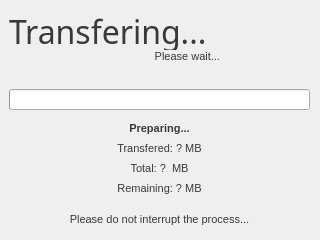
<?xml version="1.0" encoding="UTF-8"?>
<ui version="4.0">
 <class>MainWindow</class>
 <widget class="QMainWindow" name="MainWindow">
  <property name="geometry">
   <rect>
    <x>0</x>
    <y>0</y>
    <width>320</width>
    <height>240</height>
   </rect>
  </property>
  <property name="minimumSize">
   <size>
    <width>320</width>
    <height>240</height>
   </size>
  </property>
  <property name="maximumSize">
   <size>
    <width>320</width>
    <height>240</height>
   </size>
  </property>
  <property name="windowTitle">
   <string>USBTransfer</string>
  </property>
  <property name="windowIcon">
   <iconset resource="resources.qrc">
    <normaloff>:/main/images/usbtransfer.ico</normaloff>:/main/images/usbtransfer.ico</iconset>
  </property>
  <widget class="QWidget" name="centralwidget">
   <property name="styleSheet">
    <string notr="true"/>
   </property>
   <widget class="QFrame" name="frame">
    <property name="geometry">
     <rect>
      <x>-1</x>
      <y>-1</y>
      <width>322</width>
      <height>242</height>
     </rect>
    </property>
    <property name="sizePolicy">
     <sizepolicy hsizetype="Fixed" vsizetype="Fixed">
      <horstretch>0</horstretch>
      <verstretch>0</verstretch>
     </sizepolicy>
    </property>
    <property name="minimumSize">
     <size>
      <width>322</width>
      <height>242</height>
     </size>
    </property>
    <property name="maximumSize">
     <size>
      <width>322</width>
      <height>242</height>
     </size>
    </property>
    <property name="styleSheet">
     <string notr="true">background-image: url(:/main/images/background.png);</string>
    </property>
    <property name="frameShape">
     <enum>QFrame::StyledPanel</enum>
    </property>
    <property name="frameShadow">
     <enum>QFrame::Raised</enum>
    </property>
    <widget class="QWidget" name="widget" native="true">
     <property name="geometry">
      <rect>
       <x>230</x>
       <y>0</y>
       <width>92</width>
       <height>92</height>
      </rect>
     </property>
     <property name="minimumSize">
      <size>
       <width>92</width>
       <height>92</height>
      </size>
     </property>
     <property name="maximumSize">
      <size>
       <width>92</width>
       <height>92</height>
      </size>
     </property>
     <property name="toolTip">
      <string/>
     </property>
     <property name="styleSheet">
      <string notr="true">background-image:url(:/main/images/usbicon.png);
border:none;</string>
     </property>
    </widget>
    <widget class="QLabel" name="welcometext">
     <property name="geometry">
      <rect>
       <x>10</x>
       <y>10</y>
       <width>221</width>
       <height>41</height>
      </rect>
     </property>
     <property name="font">
      <font>
       <family>Myriad Pro</family>
       <pointsize>28</pointsize>
       <weight>50</weight>
       <italic>false</italic>
       <bold>false</bold>
      </font>
     </property>
     <property name="styleSheet">
      <string notr="true">background-image:url(:/main/images/trans.png);
color: rgb(57, 57, 57);</string>
     </property>
     <property name="text">
      <string>&lt;!DOCTYPE HTML PUBLIC &quot;-//W3C//DTD HTML 4.0//EN&quot; &quot;http://www.w3.org/TR/REC-html40/strict.dtd&quot;&gt;
&lt;html&gt;&lt;head&gt;&lt;meta name=&quot;qrichtext&quot; content=&quot;1&quot; /&gt;&lt;style type=&quot;text/css&quot;&gt;
p, li { white-space: pre-wrap; }
&lt;/style&gt;&lt;/head&gt;&lt;body style=&quot; font-family:'Myriad Pro'; font-size:28pt; font-weight:400; font-style:normal;&quot;&gt;
&lt;p style=&quot; margin-top:0px; margin-bottom:0px; margin-left:0px; margin-right:0px; -qt-block-indent:0; text-indent:0px;&quot;&gt;&lt;span style=&quot; font-size:24pt;&quot;&gt;Transfering...&lt;/span&gt;&lt;/p&gt;&lt;/body&gt;&lt;/html&gt;</string>
     </property>
    </widget>
    <widget class="QLabel" name="transferlabel">
     <property name="geometry">
      <rect>
       <x>10</x>
       <y>50</y>
       <width>211</width>
       <height>16</height>
      </rect>
     </property>
     <property name="layoutDirection">
      <enum>Qt::LeftToRight</enum>
     </property>
     <property name="styleSheet">
      <string notr="true">background-image:url(:/main/images/trans.png);
color: rgb(57, 57, 57);
</string>
     </property>
     <property name="text">
      <string>&lt;!DOCTYPE HTML PUBLIC &quot;-//W3C//DTD HTML 4.0//EN&quot; &quot;http://www.w3.org/TR/REC-html40/strict.dtd&quot;&gt;
&lt;html&gt;&lt;head&gt;&lt;meta name=&quot;qrichtext&quot; content=&quot;1&quot; /&gt;&lt;style type=&quot;text/css&quot;&gt;
p, li { white-space: pre-wrap; }
&lt;/style&gt;&lt;/head&gt;&lt;body style=&quot; font-family:'MS Shell Dlg 2'; font-size:8.25pt; font-weight:400; font-style:normal;&quot;&gt;
&lt;p align=&quot;right&quot; style=&quot; margin-top:0px; margin-bottom:0px; margin-left:0px; margin-right:0px; -qt-block-indent:0; text-indent:0px;&quot;&gt;&lt;span style=&quot; font-size:8pt;&quot;&gt;Please wait...&lt;/span&gt;&lt;/p&gt;&lt;/body&gt;&lt;/html&gt;</string>
     </property>
    </widget>
    <widget class="QProgressBar" name="progressBar">
     <property name="geometry">
      <rect>
       <x>10</x>
       <y>90</y>
       <width>301</width>
       <height>21</height>
      </rect>
     </property>
     <property name="value">
      <number>0</number>
     </property>
     <property name="textVisible">
      <bool>false</bool>
     </property>
     <property name="invertedAppearance">
      <bool>false</bool>
     </property>
    </widget>
    <widget class="QLabel" name="label">
     <property name="geometry">
      <rect>
       <x>10</x>
       <y>120</y>
       <width>301</width>
       <height>20</height>
      </rect>
     </property>
     <property name="autoFillBackground">
      <bool>false</bool>
     </property>
     <property name="styleSheet">
      <string notr="true">background-image:url(:/main/images/trans.png);
color: rgb(57, 57, 57);
</string>
     </property>
     <property name="text">
      <string>&lt;!DOCTYPE HTML PUBLIC &quot;-//W3C//DTD HTML 4.0//EN&quot; &quot;http://www.w3.org/TR/REC-html40/strict.dtd&quot;&gt;
&lt;html&gt;&lt;head&gt;&lt;meta name=&quot;qrichtext&quot; content=&quot;1&quot; /&gt;&lt;style type=&quot;text/css&quot;&gt;
p, li { white-space: pre-wrap; }
&lt;/style&gt;&lt;/head&gt;&lt;body style=&quot; font-family:'MS Shell Dlg 2'; font-size:8.25pt; font-weight:400; font-style:normal;&quot;&gt;
&lt;p align=&quot;center&quot; style=&quot; margin-top:0px; margin-bottom:0px; margin-left:0px; margin-right:0px; -qt-block-indent:0; text-indent:0px;&quot;&gt;&lt;span style=&quot; font-size:8pt; font-weight:600;&quot;&gt;Preparing...&lt;/span&gt;&lt;/p&gt;&lt;/body&gt;&lt;/html&gt;</string>
     </property>
    </widget>
    <widget class="QLabel" name="label_2">
     <property name="geometry">
      <rect>
       <x>10</x>
       <y>140</y>
       <width>301</width>
       <height>20</height>
      </rect>
     </property>
     <property name="styleSheet">
      <string notr="true">background-image:url(:/main/images/trans.png);
color: rgb(57, 57, 57);
</string>
     </property>
     <property name="text">
      <string>&lt;!DOCTYPE HTML PUBLIC &quot;-//W3C//DTD HTML 4.0//EN&quot; &quot;http://www.w3.org/TR/REC-html40/strict.dtd&quot;&gt;
&lt;html&gt;&lt;head&gt;&lt;meta name=&quot;qrichtext&quot; content=&quot;1&quot; /&gt;&lt;style type=&quot;text/css&quot;&gt;
p, li { white-space: pre-wrap; }
&lt;/style&gt;&lt;/head&gt;&lt;body style=&quot; font-family:'MS Shell Dlg 2'; font-size:8.25pt; font-weight:400; font-style:normal;&quot;&gt;
&lt;p align=&quot;center&quot; style=&quot; margin-top:0px; margin-bottom:0px; margin-left:0px; margin-right:0px; -qt-block-indent:0; text-indent:0px;&quot;&gt;&lt;span style=&quot; font-size:8pt;&quot;&gt;Transfered: ? MB&lt;/span&gt;&lt;/p&gt;&lt;/body&gt;&lt;/html&gt;</string>
     </property>
    </widget>
    <widget class="QLabel" name="label_3">
     <property name="geometry">
      <rect>
       <x>10</x>
       <y>160</y>
       <width>301</width>
       <height>20</height>
      </rect>
     </property>
     <property name="styleSheet">
      <string notr="true">background-image:url(:/main/images/trans.png);
color: rgb(57, 57, 57);
</string>
     </property>
     <property name="text">
      <string>&lt;!DOCTYPE HTML PUBLIC &quot;-//W3C//DTD HTML 4.0//EN&quot; &quot;http://www.w3.org/TR/REC-html40/strict.dtd&quot;&gt;
&lt;html&gt;&lt;head&gt;&lt;meta name=&quot;qrichtext&quot; content=&quot;1&quot; /&gt;&lt;style type=&quot;text/css&quot;&gt;
p, li { white-space: pre-wrap; }
&lt;/style&gt;&lt;/head&gt;&lt;body style=&quot; font-family:'MS Shell Dlg 2'; font-size:8.25pt; font-weight:400; font-style:normal;&quot;&gt;
&lt;p align=&quot;center&quot; style=&quot; margin-top:0px; margin-bottom:0px; margin-left:0px; margin-right:0px; -qt-block-indent:0; text-indent:0px;&quot;&gt;&lt;span style=&quot; font-size:8pt;&quot;&gt;Total: ?  MB&lt;/span&gt;&lt;/p&gt;&lt;/body&gt;&lt;/html&gt;</string>
     </property>
    </widget>
    <widget class="QLabel" name="label_4">
     <property name="geometry">
      <rect>
       <x>10</x>
       <y>180</y>
       <width>301</width>
       <height>20</height>
      </rect>
     </property>
     <property name="styleSheet">
      <string notr="true">background-image:url(:/main/images/trans.png);
color: rgb(57, 57, 57);
</string>
     </property>
     <property name="text">
      <string>&lt;!DOCTYPE HTML PUBLIC &quot;-//W3C//DTD HTML 4.0//EN&quot; &quot;http://www.w3.org/TR/REC-html40/strict.dtd&quot;&gt;
&lt;html&gt;&lt;head&gt;&lt;meta name=&quot;qrichtext&quot; content=&quot;1&quot; /&gt;&lt;style type=&quot;text/css&quot;&gt;
p, li { white-space: pre-wrap; }
&lt;/style&gt;&lt;/head&gt;&lt;body style=&quot; font-family:'MS Shell Dlg 2'; font-size:8.25pt; font-weight:400; font-style:normal;&quot;&gt;
&lt;p align=&quot;center&quot; style=&quot; margin-top:0px; margin-bottom:0px; margin-left:0px; margin-right:0px; -qt-block-indent:0; text-indent:0px;&quot;&gt;&lt;span style=&quot; font-size:8pt;&quot;&gt;Remaining: ? MB&lt;/span&gt;&lt;/p&gt;&lt;/body&gt;&lt;/html&gt;</string>
     </property>
    </widget>
    <widget class="QLabel" name="label_5">
     <property name="geometry">
      <rect>
       <x>10</x>
       <y>210</y>
       <width>301</width>
       <height>21</height>
      </rect>
     </property>
     <property name="styleSheet">
      <string notr="true">background-image:url(:/main/images/trans.png);
color: rgb(57, 57, 57);
</string>
     </property>
     <property name="text">
      <string>&lt;!DOCTYPE HTML PUBLIC &quot;-//W3C//DTD HTML 4.0//EN&quot; &quot;http://www.w3.org/TR/REC-html40/strict.dtd&quot;&gt;
&lt;html&gt;&lt;head&gt;&lt;meta name=&quot;qrichtext&quot; content=&quot;1&quot; /&gt;&lt;style type=&quot;text/css&quot;&gt;
p, li { white-space: pre-wrap; }
&lt;/style&gt;&lt;/head&gt;&lt;body style=&quot; font-family:'MS Shell Dlg 2'; font-size:8.25pt; font-weight:400; font-style:normal;&quot;&gt;
&lt;p align=&quot;center&quot; style=&quot; margin-top:0px; margin-bottom:0px; margin-left:0px; margin-right:0px; -qt-block-indent:0; text-indent:0px;&quot;&gt;&lt;span style=&quot; font-size:8pt;&quot;&gt;Please do not interrupt the process...&lt;/span&gt;&lt;/p&gt;&lt;/body&gt;&lt;/html&gt;</string>
     </property>
    </widget>
   </widget>
  </widget>
 </widget>
 <resources>
  <include location="resources.qrc"/>
 </resources>
 <connections/>
</ui>
